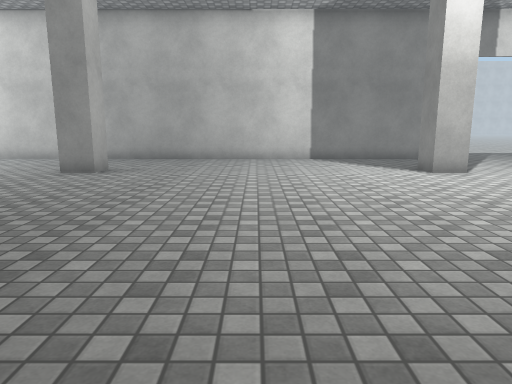
[1] (above)

18 first-person views from a walk through a Unity game level. The camera is 1.3 m above the floor, tilts 10° down and sees 70° across. Doors are open. The floor is counted in squares, 1 m on a side. Each view is taken from the middle of a square. On the plan, view 1 faces up. The plan holds only what a view shows up to about 15 squares ahead; the rest is blank. The place goes on beyond the plan. The player is left out. Surface patterns are stand-ins for the level's own textures.

[2]
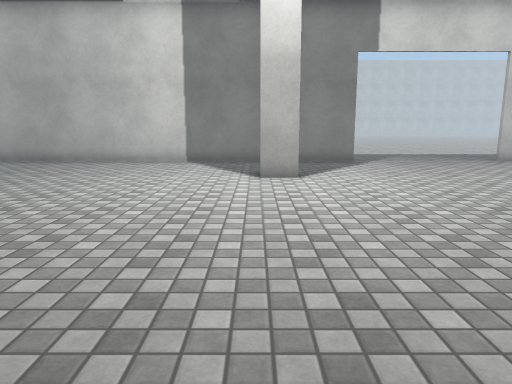

[3]
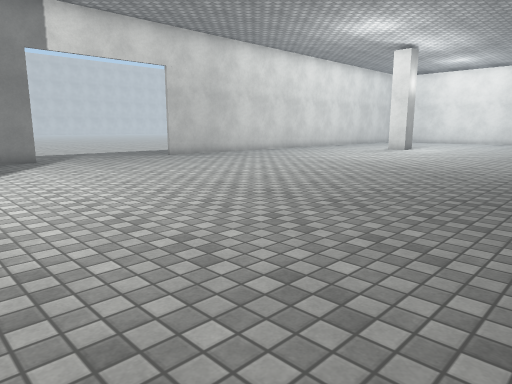

[4]
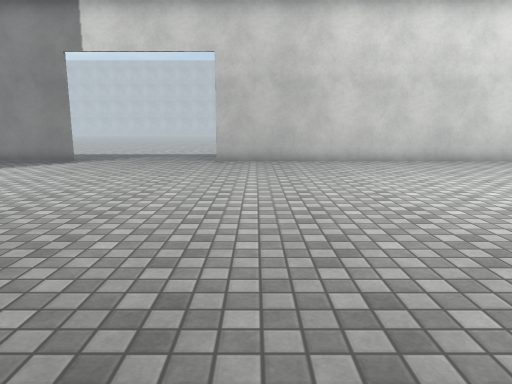

[5]
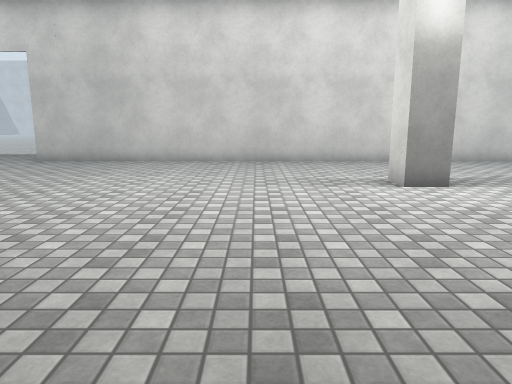

[6]
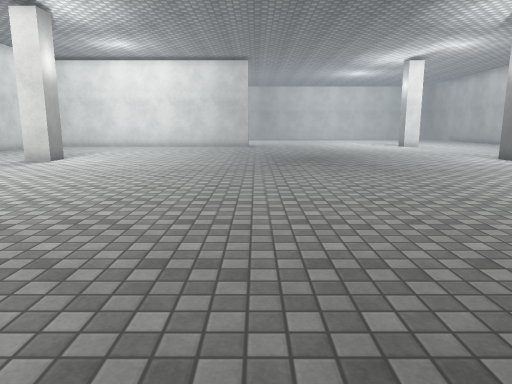

[7]
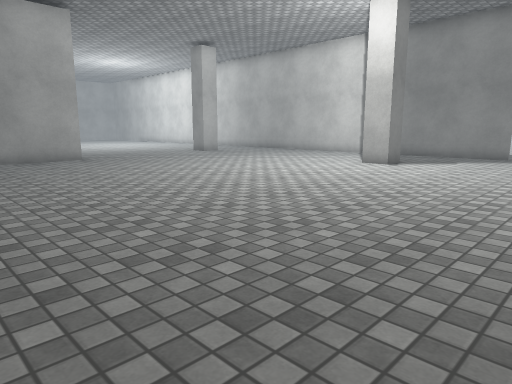

[8]
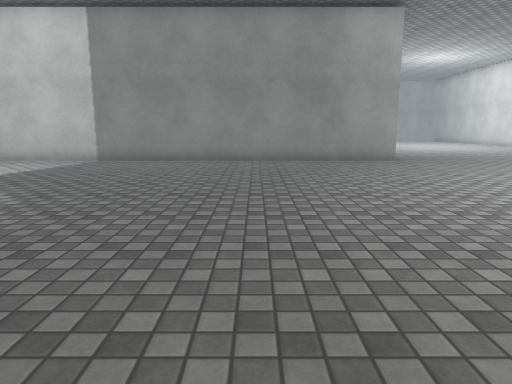

[9]
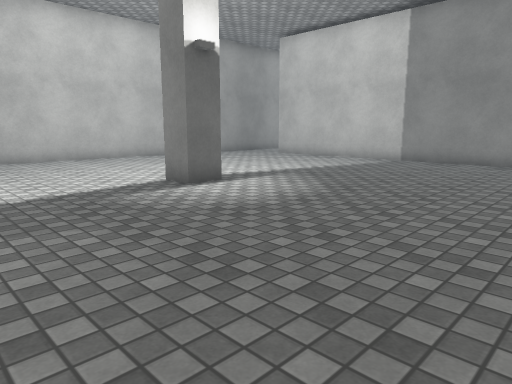

[10]
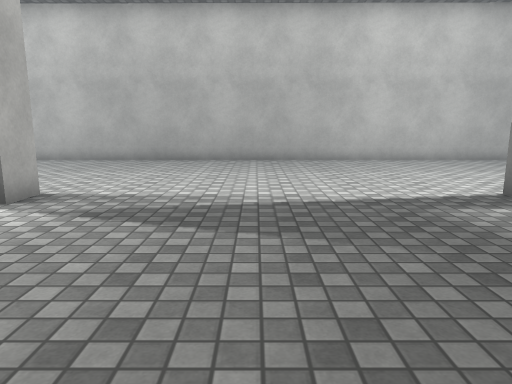

[11]
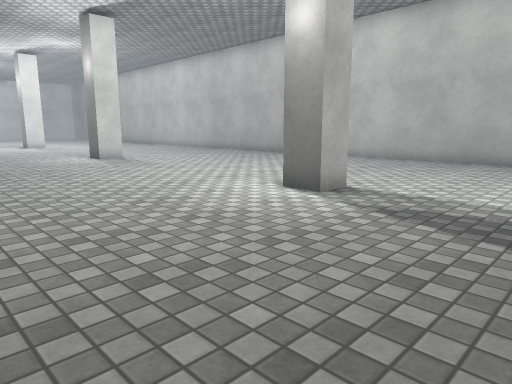

[12]
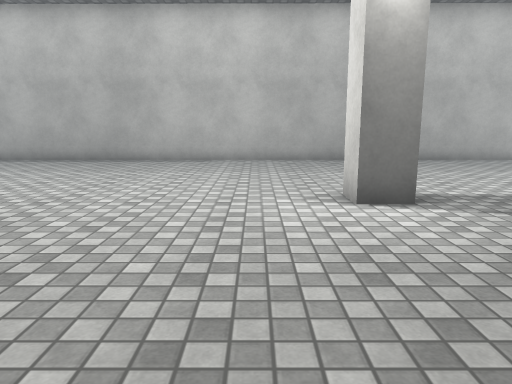

[13]
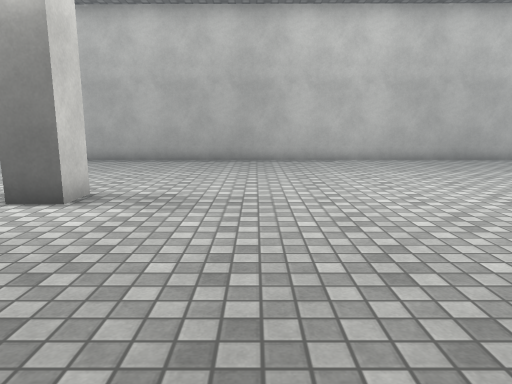

[14]
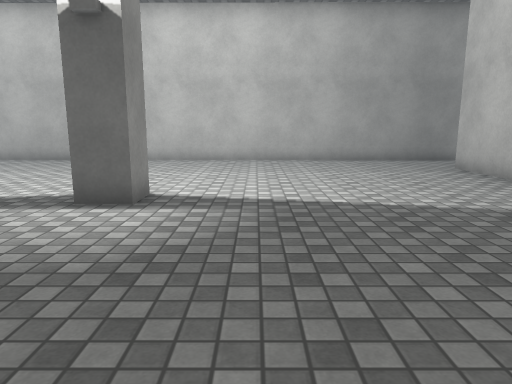

[15]
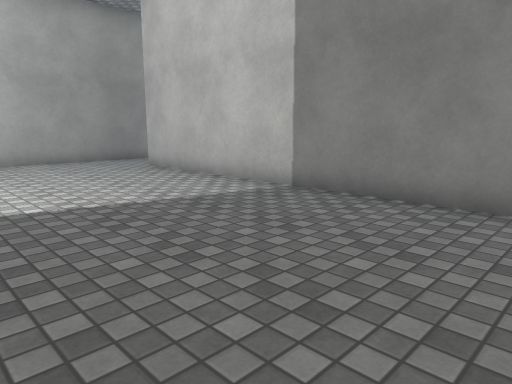

[16]
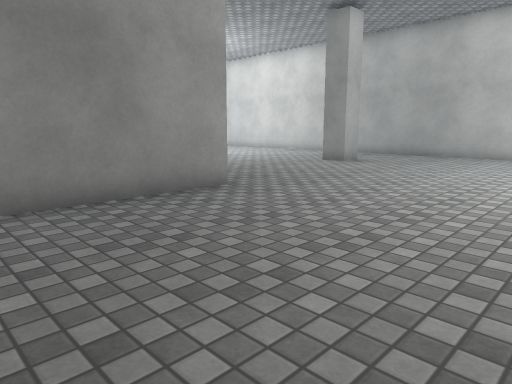

[17]
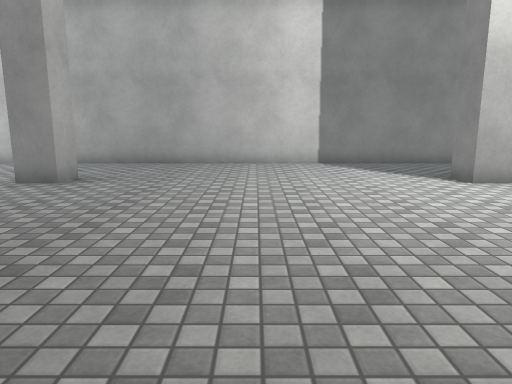

[18]
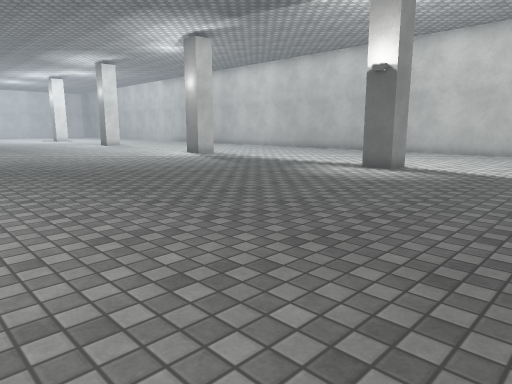

### Floor plan
Points are (right, up) in squares from view 1. A wall is a line through its corners. A room is listed if a view was taken in it or the views show most of it. See-through windows are left out.
Room 1 (views 1, 2, 3, 4, 5, 6, 7, 8, 9, 10, 11, 12, 13, 14, 15, 16, 17, 18)
walls: (15.3, -10.2) (15.3, -9.1) (16.3, -9.1) (16.3, -10.2); (5.1, -10.2) (5.1, -9.1) (6.1, -9.1) (6.1, -10.2); (6.1, 11.6) (6.1, 10.5) (5.1, 10.5) (5.1, 11.6); (-3.4, 3.5) (-3.4, -14.8); (8.8, 15.3) (-6.5, 15.4); (26.3, -10.2) (26.3, -9.1) (27.4, -9.1); (27.4, 9) (26.3, 9) (26.3, 10.1); (-4.7, 11.6) (-4.7, 10.5) (-5.8, 10.5); (-4.9, -17.5) (27.6, -17.8); (27.6, 15.2) (14.5, 15.3)
ways out: open door at (11.5, 15); gap at (-6, 11)

Positions as (right, up) in squares from view 1, and headings:
1: (0, 0), facing up
2: (5, 1), facing up
3: (5, 0), facing up-right
4: (16, 1), facing up
5: (23, 1), facing up
6: (12, 1), facing right
7: (12, -2), facing up-left
8: (11, -2), facing left
9: (11, -2), facing down-left
10: (11, -3), facing down
11: (11, -3), facing down-right
12: (18, -3), facing down
13: (23, -3), facing down
14: (3, -3), facing down
15: (3, -3), facing down-left
16: (3, -2), facing up-left
17: (0, 2), facing up
18: (0, 2), facing down-right
